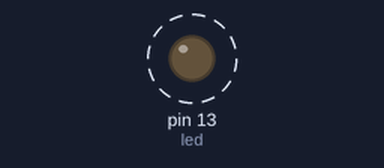
This sketch was run on a simulated Arduino Uno, built with avr-gcc and run on an emulated ATmega328P. Shown: output pins drawn as LEDs (lit = HIGH). Dashed ring = blinking. What the sketch prints to the serial monitor is not drawn.

Above: at 0.5 s.
Timing chart, 0 to 4.6 s (numbered marks = the images above):
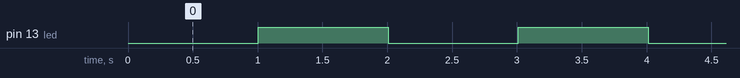

The sketch:

Capacitive_Sensor_Loesung_blink_no_delay.ino
```cpp
#include <CapacitiveSensor.h>
CapacitiveSensor Sensor = CapacitiveSensor(4, 6);
int32_t val;
uint8_t led = 13;
bool blink = false;
uint32_t starttime;

void setup()
{
  Serial.begin(9600);
  pinMode(led, OUTPUT);
}

void loop()
{
  val = 2000;
//  val = Sensor.capacitiveSensor(30);
  Serial.println(val);

  if (val >= 1000) {
    uint32_t time = millis();
    if (blink == false) starttime = time;
    if (millis() - starttime > 1000)
    {
      digitalWrite(led, !digitalRead(13));
      starttime = time;
    }
    blink = true;
  }

  else if (val < 1000) {
    blink = false;
    digitalWrite(led, LOW);
  }

  delay(10);
}
```

Measured:
- by itself, pin 13 (led): alternates HIGH for 1.0 s and LOW for 1.0 s
